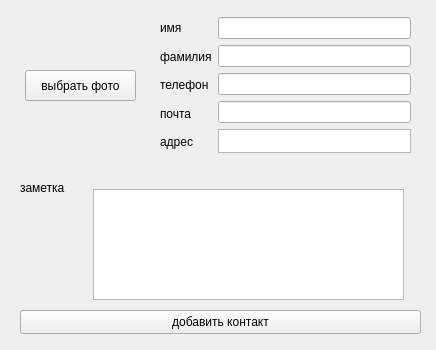
<?xml version="1.0" encoding="UTF-8"?>
<ui version="4.0">
 <class>addContact</class>
 <widget class="QWidget" name="addContact">
  <property name="geometry">
   <rect>
    <x>0</x>
    <y>0</y>
    <width>436</width>
    <height>350</height>
   </rect>
  </property>
  <property name="minimumSize">
   <size>
    <width>436</width>
    <height>350</height>
   </size>
  </property>
  <property name="maximumSize">
   <size>
    <width>436</width>
    <height>350</height>
   </size>
  </property>
  <property name="windowTitle">
   <string>add contact window</string>
  </property>
  <widget class="QLabel" name="note_label">
   <property name="geometry">
    <rect>
     <x>20</x>
     <y>180</y>
     <width>60</width>
     <height>16</height>
    </rect>
   </property>
   <property name="text">
    <string>заметка</string>
   </property>
  </widget>
  <widget class="QWidget" name="layoutWidget">
   <property name="geometry">
    <rect>
     <x>160</x>
     <y>10</y>
     <width>251</width>
     <height>151</height>
    </rect>
   </property>
   <layout class="QGridLayout" name="gridLayout">
    <item row="0" column="0">
     <layout class="QVBoxLayout" name="verticalLayout">
      <item>
       <widget class="QLabel" name="name_label">
        <property name="text">
         <string>имя</string>
        </property>
       </widget>
      </item>
      <item>
       <widget class="QLabel" name="surname_label">
        <property name="text">
         <string>фамилия</string>
        </property>
       </widget>
      </item>
      <item>
       <widget class="QLabel" name="phone_label">
        <property name="text">
         <string>телефон</string>
        </property>
       </widget>
      </item>
      <item>
       <widget class="QLabel" name="email_label">
        <property name="text">
         <string>почта</string>
        </property>
       </widget>
      </item>
      <item>
       <widget class="QLabel" name="adress_label">
        <property name="text">
         <string>адрес</string>
        </property>
       </widget>
      </item>
     </layout>
    </item>
    <item row="0" column="1">
     <layout class="QVBoxLayout" name="verticalLayout_2">
      <item>
       <widget class="QLineEdit" name="name_edit"/>
      </item>
      <item>
       <widget class="QLineEdit" name="surname_edit"/>
      </item>
      <item>
       <widget class="QLineEdit" name="phone_edit"/>
      </item>
      <item>
       <widget class="QLineEdit" name="email_edit"/>
      </item>
      <item>
       <widget class="QTextEdit" name="adress_edit">
        <property name="sizePolicy">
         <sizepolicy hsizetype="Expanding" vsizetype="Fixed">
          <horstretch>0</horstretch>
          <verstretch>0</verstretch>
         </sizepolicy>
        </property>
        <property name="minimumSize">
         <size>
          <width>0</width>
          <height>10</height>
         </size>
        </property>
        <property name="maximumSize">
         <size>
          <width>16777215</width>
          <height>24</height>
         </size>
        </property>
        <property name="lineWidth">
         <number>1</number>
        </property>
        <property name="sizeAdjustPolicy">
         <enum>QAbstractScrollArea::AdjustIgnored</enum>
        </property>
       </widget>
      </item>
     </layout>
    </item>
   </layout>
  </widget>
  <widget class="QPushButton" name="addButton">
   <property name="geometry">
    <rect>
     <x>20</x>
     <y>310</y>
     <width>401</width>
     <height>24</height>
    </rect>
   </property>
   <property name="text">
    <string>добавить контакт</string>
   </property>
  </widget>
  <widget class="QLabel" name="photo">
   <property name="geometry">
    <rect>
     <x>20</x>
     <y>10</y>
     <width>121</width>
     <height>151</height>
    </rect>
   </property>
   <property name="styleSheet">
    <string notr="true">QLabel {background-color: rgb(205, 205, 205)};</string>
   </property>
   <property name="text">
    <string/>
   </property>
  </widget>
  <widget class="QPushButton" name="set_image">
   <property name="geometry">
    <rect>
     <x>25</x>
     <y>70</y>
     <width>111</width>
     <height>31</height>
    </rect>
   </property>
   <property name="text">
    <string>выбрать фото</string>
   </property>
  </widget>
  <widget class="QTextEdit" name="note_edit">
   <property name="geometry">
    <rect>
     <x>93</x>
     <y>189</y>
     <width>311</width>
     <height>111</height>
    </rect>
   </property>
  </widget>
 </widget>
 <resources/>
 <connections/>
</ui>
